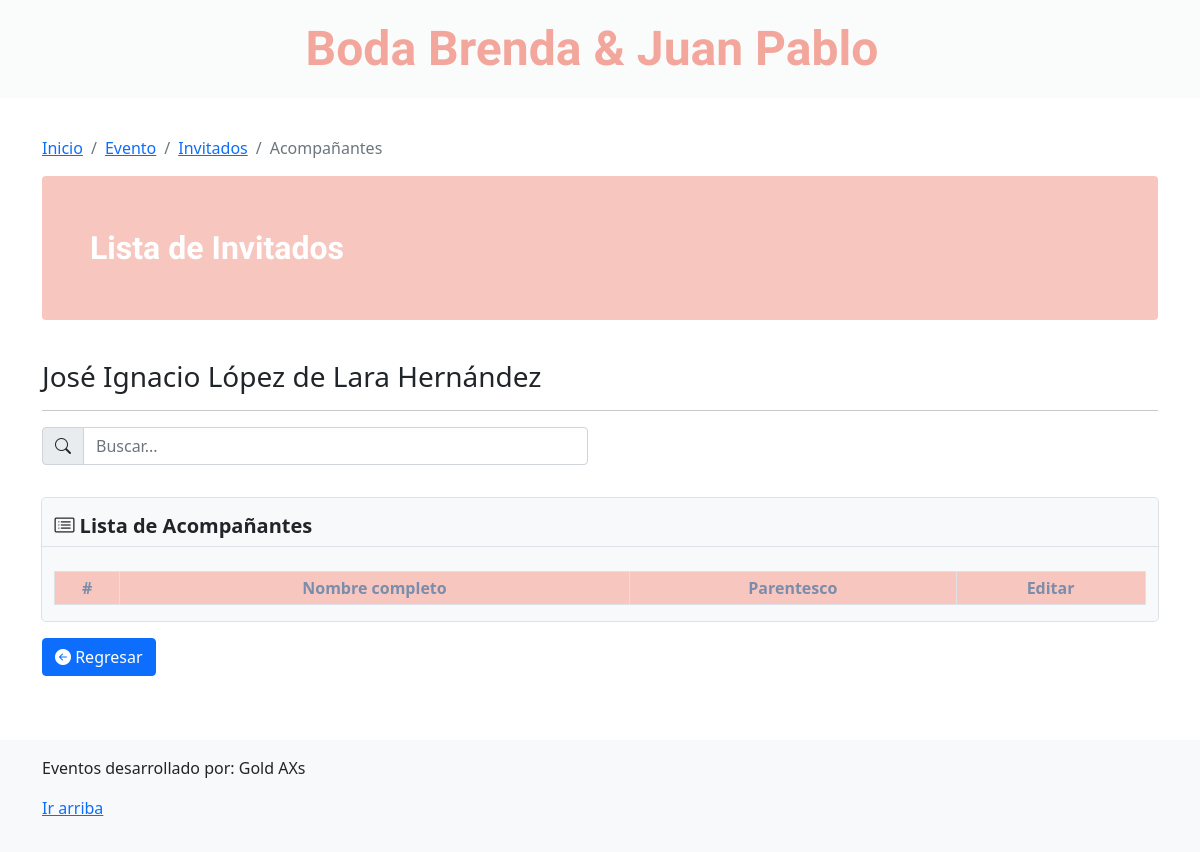
Page /invitados_secondary.php?id=7&&id2=4 (signed in) on the earlier database version.
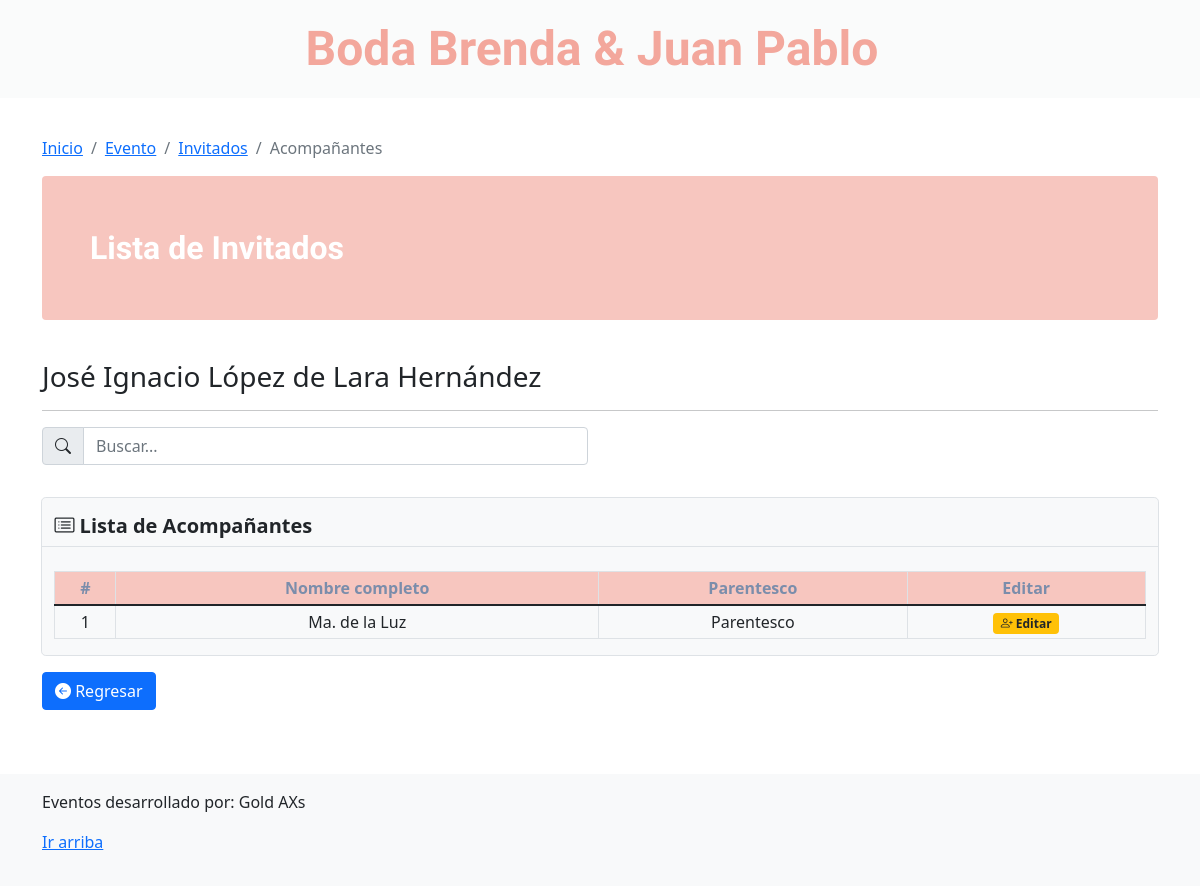
Same page on the later database version.
### tables this page shows
CREATE TABLE `invitados` (
  `id` int(11) NOT NULL,
  `nombre` varchar(72) NOT NULL,
  `apellido_p` varchar(54) NOT NULL,
  `apellido_m` varchar(54) NOT NULL,
  `celular` varchar(18) NOT NULL,
  `email` varchar(36) NOT NULL,
  `no_invitados` int(11) DEFAULT NULL,
  `mesa` int(11) DEFAULT NULL,
  `qr` varchar(90) DEFAULT NULL,
  `etiqueta` varchar(50) DEFAULT NULL,
  `tipo_invitado` int(11) DEFAULT NULL,
  `invitado_eje` int(11) DEFAULT NULL COMMENT 'Para ligar al invitado eje con el secundario',
  `id_evento` int(11) DEFAULT NULL,
  `confirmacion` int(11) DEFAULT NULL
);

### prcd/query_invitado_secundario.php (called while the page is built)
<?php
    include('qconn/qc.php');
    $sqlQuerySecondary ="SELECT * FROM invitados WHERE invitado_eje = '$idSecondary' AND id_evento = '$idEvent'";
    $resultadosqlQuerySecondary = $conn->query($sqlQuerySecondary);
?>

### invitados_secondary.php (the view, shortened to what the changed rows need)
<?php
    include('prcd/qconn/qc.php');
    $idEvent = $_REQUEST['id2'];
    $idSecondary = $_REQUEST['id'];
?>
<!doctype html>
<html lang="en">
<head>
    <link rel="stylesheet" href="https://cdn.jsdelivr.net/npm/bootstrap-icons@1.8.1/font/bootstrap-icons.css">
    <link href="../assets/dist/css/bootstrap.min.css" rel="stylesheet">
    <link href="blog.css" rel="stylesheet">
    <link href="navbar-top-fixed.css" rel="stylesheet">
</head>
<body class="d-flex flex-column min-vh-100 mt-3">
    <main class="container mt-5 mb-5">
        <div class="row align-items-md-stretch">
            <div class="container border rounded-3 mt-3 bg-light" style="width: 98%;">
                <div class="table-responsive">
                    <table class="table table-hover table-bordered table-sm align-middle mt-4">
                        <thead style="background-color:#f7c6bf; color: #7B8DAB;">
                            <tr class="text-center">
                                <th scope="col">#</th>
                                <th scope="col">Nombre completo</th>
                                <th scope="col">Parentesco</th>
                                <th scope="col">Editar</th>
                            </tr>
                        </thead>
                        <tbody id="myTable">
                            <?php
            include('prcd/query_invitado_secundario.php'); ?>
                            <?php
            $x = 0;
            while ($row_sqlQuerySecondary = $resultadosqlQuerySecondary->fetch_assoc()) {
                $x++;
                echo '
            <tr class="text-center">
            <td>' . $x . '</td>
            <td>' . $row_sqlQuerySecondary['nombre'] . '</td>
            <td>Parentesco</td>
            <td><a href="#" data-bs-toggle="modal"
            data-bs-target="#AgregarAcomp' . $row_sqlQuerySecondary['id'] . '"><span class="badge bg-warning text-dark"><i class="bi bi-person-plus"></i> Editar</span></a></td>
            </tr>';
            }
            ?>
                        </tbody>
                    </table>
                </div>
            </div>
    </main>
</body>
</html>

Differences in the rows shown:
now on this page (row edited): invitados: nombre "Ma. de la Luz"
